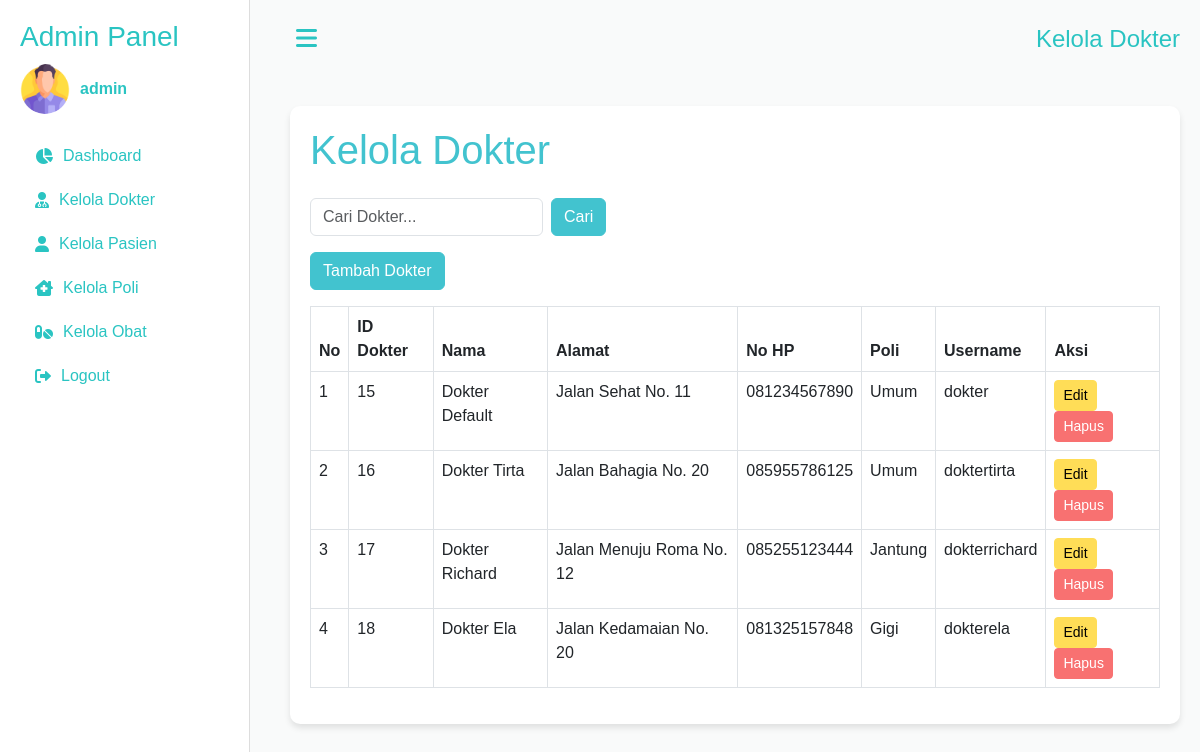
/admin/kelola_dokter.php (signed in), run on the app's committed database.
### tables this page shows
CREATE TABLE `dokter` (
  `id` int(11) NOT NULL,
  `nama` varchar(150) NOT NULL,
  `alamat` varchar(255) NOT NULL,
  `no_hp` varchar(15) NOT NULL,
  `id_poli` int(11) NOT NULL,
  `username` varchar(20) NOT NULL,
  `password` varchar(255) NOT NULL
);

CREATE TABLE `poli` (
  `id` int(11) NOT NULL,
  `nama_poli` varchar(25) NOT NULL,
  `keterangan` text DEFAULT NULL
);

### admin/kelola_dokter.php (the view, shortened to what this page needs)
<?php
include '../includes/db.php';
$search = isset($_GET['search']) ? $_GET['search'] : '';
$dokterList = $conn->query("SELECT dokter.*, poli.nama_poli
                            FROM dokter
                            LEFT JOIN poli ON dokter.id_poli = poli.id
                            WHERE dokter.nama LIKE '%$search%'");
$adminName = $_SESSION['username'];
?>
<!DOCTYPE html>
<html lang="en">
<head>
    <link href="https://cdn.jsdelivr.net/npm/bootstrap@5.3.0-alpha1/dist/css/bootstrap.min.css" rel="stylesheet">
    <link rel="stylesheet" href="https://cdnjs.cloudflare.com/ajax/libs/font-awesome/6.0.0/css/all.min.css">
    <link rel="stylesheet" href="../assets/css/admin/styles.css">
</head>
<body>
    <div class="sidebar" id="sidebar">
        <h3>Admin Panel</h3>
        <div class="profile">
        <img src="../assets/images/man.png" alt="Avatar">
            <span><?= htmlspecialchars($adminName) ?></span>
        </div>
        <a href="dashboard.php"><i class="fas fa-chart-pie"></i> Dashboard</a>
        <a href="kelola_dokter.php"><i class="fas fa-user-md"></i> Kelola Dokter</a>
        <a href="kelola_pasien.php"><i class="fas fa-user"></i> Kelola Pasien</a>
        <a href="kelola_poli.php"><i class="fas fa-clinic-medical"></i> Kelola Poli</a>
        <a href="kelola_obat.php"><i class="fas fa-pills"></i> Kelola Obat</a>
        <a href="../logout.php"><i class="fas fa-sign-out-alt"></i> Logout</a>
    </div>
    <div class="content" id="content">
        <div class="header">
            <button class="toggle-btn" id="toggleSidebar">
                <i class="fas fa-bars"></i>
            </button>
            <h1>Kelola Dokter</h1>
        </div>
                        <div class="container mt-5">
                    <h1 class="mb-4">Kelola Dokter</h1>
                    <div class="d-flex justify-content-between align-items-center mb-3">
                        <form method="GET" class="d-flex">
                            <input type="text" name="search" class="form-control me-2" placeholder="Cari Dokter..." value="<?= htmlspecialchars($search) ?>">
                            <button type="submit" class="btn btn-primary">Cari</button>
                        </form>
                    </div>
                    <button class="btn btn-primary mb-3" data-bs-toggle="modal" data-bs-target="#addDoctorModal">Tambah Dokter</button>
                    <table class="table table-bordered">
                    <thead>
                        <tr>
                            <th>No</th>
                            <th>ID Dokter</th>
                            <th>Nama</th>
                            <th>Alamat</th>
                            <th>No HP</th>
                            <th>Poli</th>
                            <th>Username</th>
                            <th>Aksi</th>
                        </tr>
                    </thead>
                    <tbody>
                        <?php
                        $no = 1;
                        while ($row = $dokterList->fetch_assoc()): ?>
                            <tr>
                                <td><?= $no++ ?></td>
                                <td><?= $row['id'] ?></td>
                                <td><?= $row['nama'] ?></td>
                                <td><?= $row['alamat'] ?></td>
                                <td><?= $row['no_hp'] ?></td>
                                <td><?= $row['nama_poli'] ?></td>
                                <td><?= $row['username'] ?></td>
                                <td>
                                    <button class="btn btn-warning btn-sm" data-bs-toggle="modal" data-bs-target="#editDoctorModal<?= $row['id'] ?>">Edit</button>
                                    <form method="POST" style="display:inline-block;">
                                        <button type="submit" name="delete" class="btn btn-danger btn-sm">Hapus</button>
                                    </form>
                                </td>
                            </tr>
                        <?php endwhile; ?>
                    </tbody>
                </table>
                </div>
</body>
</html>

### assets/css/admin/styles.css (style rules this page uses)
:root { --main-bg-color: #f9fafa; --sidebar-bg-color: #ffffff; --text-color: #2ac4c2; --card-bg-color: #ffffff; --card-shadow: rgba(0, 0, 0, 0.1); }
body { font-family: Arial, sans-serif; margin: 0; padding: 0; background-color: var(--main-bg-color); }
.sidebar { height: 100vh; background-color: var(--sidebar-bg-color); border-right: 1px solid #ddd; padding: 20px; position: fixed; top: 0; left: 0; width: 250px; z-index: 1000; transition: transform 0.3s ease-in-out; }
.sidebar h3 { color: var(--text-color); margin-bottom: 10px; }
.profile { display: flex; align-items: center; margin-bottom: 20px; }
.profile img { width: 50px; height: 50px; border-radius: 50%; margin-right: 10px; }
.profile span { font-size: 1rem; color: var(--text-color); font-weight: bold; }
.sidebar a { color: var(--text-color); text-decoration: none; display: flex; align-items: center; padding: 10px 15px; border-radius: 5px; }
.sidebar a i { margin-right: 10px; }
.toggle-btn { background: none; border: none; color: var(--text-color); font-size: 24px; cursor: pointer; margin-right: 15px; }
.content { margin-left: 270px; padding: 20px; transition: margin-left 0.3s ease-in-out; }
.header { display: flex; align-items: center; justify-content: space-between; }
.header h1 { margin: 0; font-size: 1.5rem; color: var(--text-color); }
.container { background-color: #fff; border-radius: 10px; box-shadow: 0 4px 6px rgba(0, 0, 0, 0.1); padding: 20px; }
h1 { color: #42c3cf; }
.btn-primary { background-color: #42c3cf; border-color: #42c3cf; }
.btn-warning { background-color: #ffdd57; border-color: #ffdd57; }
.btn-danger { background-color: #f87171; border-color: #f87171; }
table thead { background-color: #42c3cf; color: #fff; }
table tbody tr:nth-child(even) { background-color: #f9fafa; }

### data on the page
dokter: id "15", nama "Dokter Default", alamat "Jalan Sehat No. 11", no_hp "081234567890", id_poli.nama_poli "Umum", username "dokter"
dokter: id "16", nama "Dokter Tirta", alamat "Jalan Bahagia No. 20", no_hp "085955786125", id_poli.nama_poli "Umum", username "doktertirta"
dokter: id "17", nama "Dokter Richard", alamat "Jalan Menuju Roma No. 12", no_hp "085255123444", id_poli.nama_poli "Jantung", username "dokterrichard"
dokter: id "18", nama "Dokter Ela", alamat "Jalan Kedamaian No. 20", no_hp "081325157848", id_poli.nama_poli "Gigi", username "dokterela"

### other printed values
$adminName "admin"
